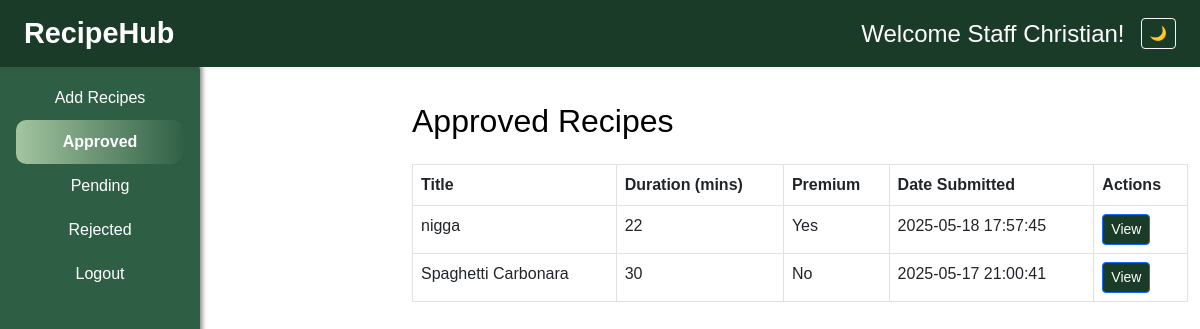
Screenshot of /staff/status/approved (signed in) with the database file from the repository.
### tables this page shows
CREATE TABLE Recipes (
      id INTEGER PRIMARY KEY AUTOINCREMENT,
      title TEXT,
      ingredients TEXT,
      instructions TEXT,
      duration INTEGER,
      isPremium INTEGER DEFAULT 0,
      status TEXT DEFAULT 'pending',
      staff_id INTEGER,
      createdAt TIMESTAMP DEFAULT CURRENT_TIMESTAMP, image TEXT, courseType TEXT,
      FOREIGN KEY (staff_id) REFERENCES Staff(id)
    );

### app.py (the view)
@app.route('/staff/status/<status>')
def view_status(status):
    if 'user_id' not in session or session['role'] != 'staff':
        flash("Unauthorized access. Please log in as staff.", "danger")
        return redirect(url_for('login'))
    if status not in ['approved', 'pending', 'rejected']:
        flash("Invalid status category.", "danger")
        return redirect(url_for('shome'))
    db = get_db_connection()
    cursor = db.cursor()
    cursor.execute(
        '''
        SELECT * FROM Recipes
        WHERE status = ? AND staff_id = ?
        ORDER BY createdAt DESC
        ''', (status, session['user_id']))
    recipes = cursor.fetchall()
    db.close()
    return render_template('staff/status.html', recipes=recipes, status=status)

### db_setup.py (called while the page is built)
def get_db_connection():
  conn = sqlite3.connect('RecipeHub.db')
  conn.row_factory = sqlite3.Row
  return conn

### templates/staff/status.html
{% extends "staff/staff_base.html" %}
{% block head %}
<link rel="stylesheet" href="{{ url_for('static', filename='status.css') }}">
{% endblock %}
{% block body %}
<div class="container-fluid">
  <h2 class="mb-4 text-capitalize">{{ status }} Recipes</h2>
  {% if recipes %}
  <div class="table-responsive">
    <table class="table table-bordered table-hover">
      <thead class="thead-dark">
        <tr>
          <th>Title</th>
          <th>Duration (mins)</th>
          <th>Premium</th>
          <th>Date Submitted</th>
          <th>Actions</th>
        </tr>
      </thead>
      <tbody>
        {% for recipe in recipes %}
        <tr>
          <td>{{ recipe.title }}</td>
          <td>{{ recipe.duration }}</td>
          <td>{{ 'Yes' if recipe.isPremium else 'No' }}</td>
          <td>{{ recipe.createdAt }}</td>
          <td>
            <a href="{{ url_for('view_staff_recipe', recipe_id=recipe.id) }}" class="btn btn-primary btn-sm">View</a>
          </td>
        </tr>
        {% endfor %}
      </tbody>
    </table>
  </div>
  {% else %}
    <p>No {{ status }} recipes available.</p>
  {% endif %}
</div>
{% endblock %}

### static/staff_base.css (style rules this page uses)
*, *::before, *::after { margin: 0; padding: 0; box-sizing: border-box; }
html, body { height: 100%; font-family: 'Poppins', sans-serif; color: black; background-color: white; overflow-x: hidden; }
body { min-height: 100vh; }
.btn { background-color: #1B3B29; }

### static/status.css (style rules this page uses)
body { color: #000; }

### rows the page displays
Recipes: title "nigga", duration "22", isPremium "Yes", createdAt "2025-05-18 17:57:45"
Recipes: title "Spaghetti Carbonara", duration "30", isPremium "No", createdAt "2025-05-17 21:00:41"

### other values shown
{{ session['name'] }} "Christian"
{{ status }} "Approved"
